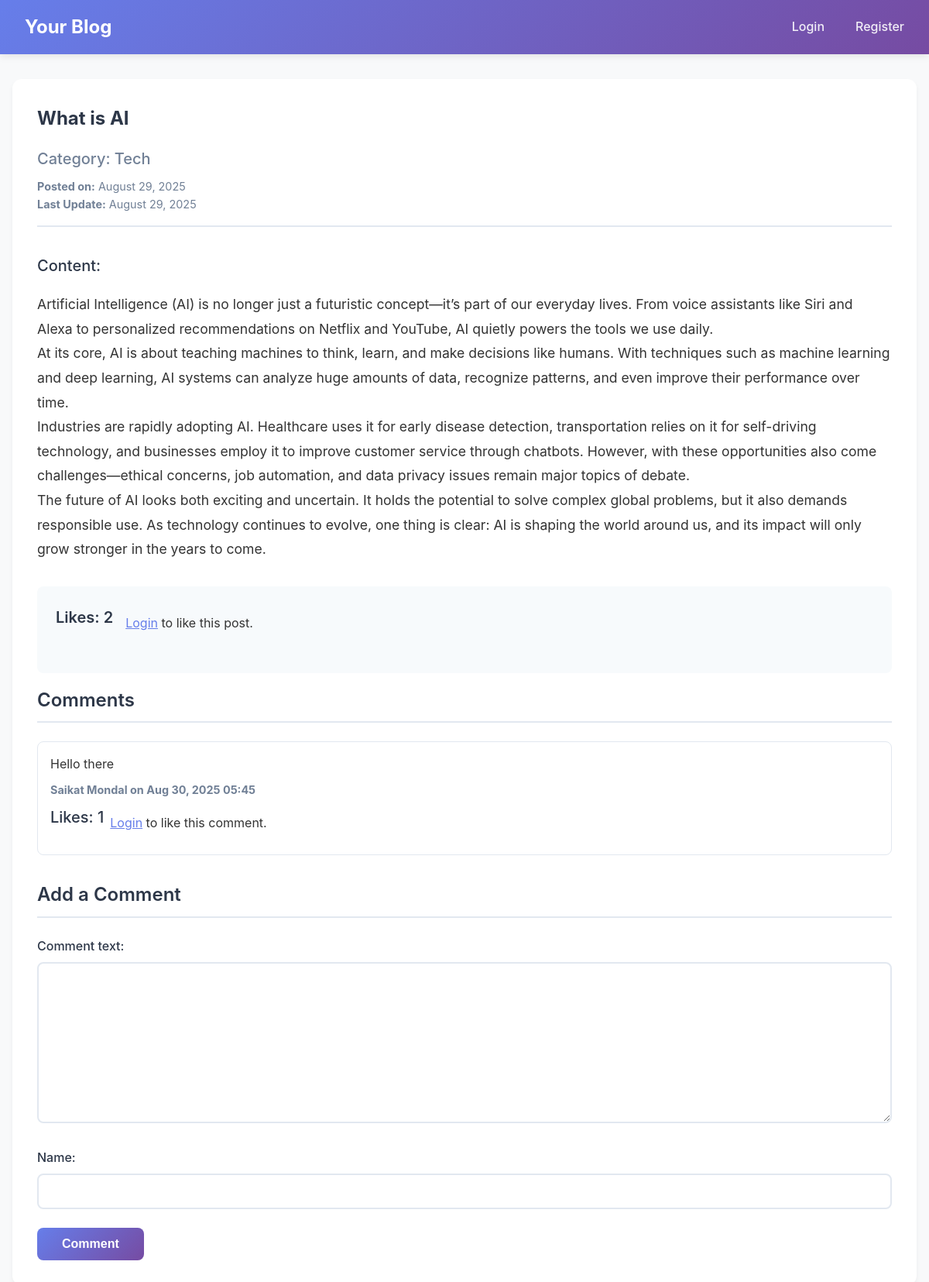
Screenshot of /posts/detail/1/ with the database file from the repository.
### blog/models.py (models this page shows, shortened)
class Post(models.Model):
    user = models.ForeignKey(UserProfile, on_delete=models.CASCADE)
    title = models.CharField(max_length=100)
    content = RichTextField()
    category = models.ForeignKey(Category, on_delete=models.SET_NULL, null=True, blank=True, related_name='posts')
    date = models.DateTimeField(auto_now_add=True)
    last_update = models.DateTimeField(auto_now=True)
    class Meta:
        ordering = ['-date']

class Category(models.Model):
    name = models.CharField(max_length=100)
    slug = models.SlugField(max_length=100, unique=True)
    def __str__(self):
        return self.name

class Comment(models.Model):
    user = models.ForeignKey(UserProfile, on_delete=models.CASCADE)
    post = models.ForeignKey(Post, on_delete=models.CASCADE, related_name='comments')
    name = models.CharField(max_length=100)
    comment_text = models.TextField()
    date = models.DateTimeField(auto_now_add=True)
    def get_like_count(self):
        return CommentLike.objects.filter(comment=self,is_liked=True).count()
    class Meta:
        ordering = ['-date']

### blog/views.py (the view)
# urls.py: path('posts/detail/<int:pk>/', views.PostDetailView.as_view(), name='posts_detail'),
class PostDetailView(generic.DetailView):
    model = Post
    context_object_name = 'post'
    template_name = 'blog/posts_detail.html'
    def get_context_data(self, **kwargs):
        context = super().get_context_data(**kwargs)
        context['comments'] = Comment.objects.filter(post=self.object)
        context['form'] = CommentForm(user=self.request.user)
        if self.request.user.is_authenticated:
            profile = get_object_or_404(UserProfile, user=self.request.user)
            like_obj = Like.objects.filter(post=self.object, user=profile).first()
            context['user_liked'] = like_obj.is_liked if like_obj else False
            liked_comment_ids = CommentLike.objects.filter(comment__post=self.object, user=profile, is_liked=True).values_list('comment_id', flat=True)
            context['liked_comment_ids'] = list(liked_comment_ids)
        else:
            context['user_liked'] = False
            context['liked_comment_ids'] = []
        context['total_likes'] = Like.objects.filter(post=self.object, is_liked=True).count()
        return context
    def post(self, request, *args, **kwargs):
        self.object = self.get_object()
        form = CommentForm(request.POST, user=request.user)
        if form.is_valid():
            comment = form.save(commit=False)
            comment.post = self.object
            if request.user.is_authenticated:
                comment.user = request.user.userprofile
                comment.name = request.user.get_full_name()
            else:
                comment.name = form.cleaned_data['name']
            comment.save()
            return redirect('posts_detail', pk=self.object.pk)
        context = self.get_context_data()
        context['form'] = form
        return self.render_to_response(context)

### blog/forms.py
class CommentForm(forms.ModelForm):
    name = forms.CharField(max_length=30, required=False)
    class Meta:
        model = Comment
        fields = ('comment_text',)
        widgets = {
            'comment_text': forms.Textarea(attrs={'class': 'form-control'}),
        }
    def __init__(self, *args, **kwargs):
        user = kwargs.pop('user', None)
        super().__init__(*args, **kwargs)
        if user and user.is_authenticated:
            self.fields.pop('name')
        else:
            self.fields['name'].required = True

### blog/templates/blog/posts_detail.html (shortened to what this page needs)
{% extends "base.html" %}
{% block content %}
<div class="post-detail">
    <div class="post-header">
        <h3><strong>{{ post.title }}</strong></h3>
        <h5 style="color: #718096; margin-bottom: 0.5rem;">Category: {{ post.category }}</h5>
        <div class="post-meta">
            <p><strong>Posted on:</strong> {{ post.date|date:"F d, Y" }}</p>
            <p><strong>Last Update:</strong> {{ post.last_update|date:"F d, Y" }}</p>
        </div>
    </div>
    <div class="post-content">
        <h4>Content:</h4>
        <div style="margin-top: 1rem;">{{ post.content|linebreaks }}</div>
    </div>
    <div class="interaction-section">
        <div class="like-section">
            <h4 class="like-count">Likes: {{ total_likes }}</h4>
            {% if user.is_authenticated %}
                <form method="post" action="{% url 'like_post' post.pk %}" style="display: inline;">
                    {% csrf_token %}
                    {% if user_liked %}
                        <button type="submit" class="like-btn liked">❤️ Liked</button>
                    {% else %}
                        <button type="submit" class="like-btn">🤍 Like</button>
                    {% endif %}
                </form>
            {% else %}
                <p><a href="{% url 'login' %}" style="color: #667eea;">Login</a> to like this post.</p>
            {% endif %}
        </div>
    </div>
    <div class="comments-section">
        <h3>Comments</h3>
        <ul class="comment-list">
            {% for comment in comments %}
                <li class="comment-item">
                    <div class="comment-text">{{ comment.comment_text }}</div>
                    <p class="comment-meta"><strong>{{ comment.name }} on {{ comment.date|date:"M d, Y H:i" }}</strong></p>
                    <div class="comment-likes">
                        <h4>Likes: {{ comment.get_like_count }}</h4>
                        {% if user.is_authenticated %}
                            <form method="post" action="{% url 'like_comment' comment.pk %}" style="display: inline;">
                                {% csrf_token %}
                                {% if comment.pk in liked_comment_ids %}
                                    <button type="submit" class="like-btn liked">❤️ Liked</button>
                                {% else %}
                                    <button type="submit" class="like-btn">🤍 Like</button>
                                {% endif %}
                            </form>
                        {% else %}
                            <p><a href="{% url 'login' %}" style="color: #667eea;">Login</a> to like this comment.</p>
                        {% endif %}
                    </div>
                </li>
            {% empty %}
                <li class="empty-state">No comments yet.</li>
            {% endfor %}
        </ul>
        <h3>Add a Comment</h3>
        <form method="post">
            {% for field in form %}
                <div class="form-group">
                    <label for="{{ field.id_for_label }}">{{ field.label }}:</label>
                    {{ field }}
                </div>
            {% endfor %}
            <button type="submit" class="btn">Comment</button>
        </form>
    </div>
</div>
{% endblock %}

### static/css/styles.css (style rules this page uses)
* { margin: 0; padding: 0; box-sizing: border-box; }
body { font-family: -apple-system, BlinkMacSystemFont, 'Segoe UI', Roboto, Oxygen, Ubuntu, Cantarell, sans-serif; line-height: 1.6; color: #333; background-color: #f8f9fa; }
h1, h2, h3, h4, h5 { margin-bottom: 1rem; color: #2d3748; }
h3 { font-size: 1.5rem; font-weight: 600; }
h4, h5 { font-size: 1.25rem; font-weight: 500; }
.post-meta { color: #718096; font-size: 0.9rem; margin: 0; }
.form-group { margin-bottom: 1.5rem; }
.form-group label { display: block; margin-bottom: 0.5rem; font-weight: 500; color: #2d3748; }
.form-group input, .form-group textarea, .form-group select { width: 100%; padding: 0.75rem; border: 2px solid #e2e8f0; border-radius: 8px; font-size: 1rem; transition: border-color 0.3s ease; }
.form-group textarea { min-height: 150px; resize: vertical; }
.btn { background: linear-gradient(135deg, #667eea 0%, #764ba2 100%); color: white; padding: 0.75rem 2rem; border: none; border-radius: 8px; font-size: 1rem; font-weight: 600; cursor: pointer; transition: all 0.3s ease; text-decoration: none; display: inline-block; }
.post-detail { background: white; border-radius: 12px; padding: 2rem; box-shadow: 0 4px 6px rgba(0,0,0,0.05); }
.post-header { border-bottom: 2px solid #e2e8f0; padding-bottom: 1rem; margin-bottom: 2rem; }
.post-content { margin: 2rem 0; font-size: 1.1rem; line-height: 1.8; }
.interaction-section { background: #f7fafc; border-radius: 8px; padding: 1.5rem; margin: 1rem 0; }
.like-section { display: flex; align-items: center; gap: 1rem; margin-bottom: 1rem; }
.like-count { font-weight: 600; color: #2d3748; }
.comments-section h3 { margin-bottom: 1.5rem; padding-bottom: 0.5rem; border-bottom: 2px solid #e2e8f0; }
.comment-list { list-style: none; margin-bottom: 2rem; }
.comment-item { background: white; border: 1px solid #e2e8f0; border-radius: 8px; padding: 1rem; margin-bottom: 1rem; }
.comment-text { margin-bottom: 0.5rem; font-size: 1rem; }
.comment-meta { color: #718096; font-size: 0.9rem; margin: 0.5rem 0; }
.comment-likes { display: flex; align-items: center; gap: 0.5rem; margin-top: 0.5rem; }

### rows the page displays
Post: title "What is AI", category "Tech", date "August 29, 2025", last_update "August 29, 2025", content "Artificial Intelligence (AI) is no longer just a futuristic concept—it’s part of our everyday lives. From voice assistants like Siri and Alexa to personalized recommendations on Netflix and YouTube, AI quietly powers the tools we use daily. At its core, AI is about teaching machines to think, learn, and make decisions like humans. With techniques such as machine learning and deep learning, AI systems can analyze huge amounts of data, recognize patterns, and even improve their performance over time. Industries are rapidly adopting AI. Healthcare uses it for early disease detection, transportation relies on it for self-driving technology, and businesses employ it to improve customer service…"
Comment: comment_text "Hello there", name "Saikat Mondal", date "Aug 30, 2025 05:45", get_like_count "1"

### other values shown
{{ total_likes }} "2"
{{ field.label }} "Comment text" "Name"
